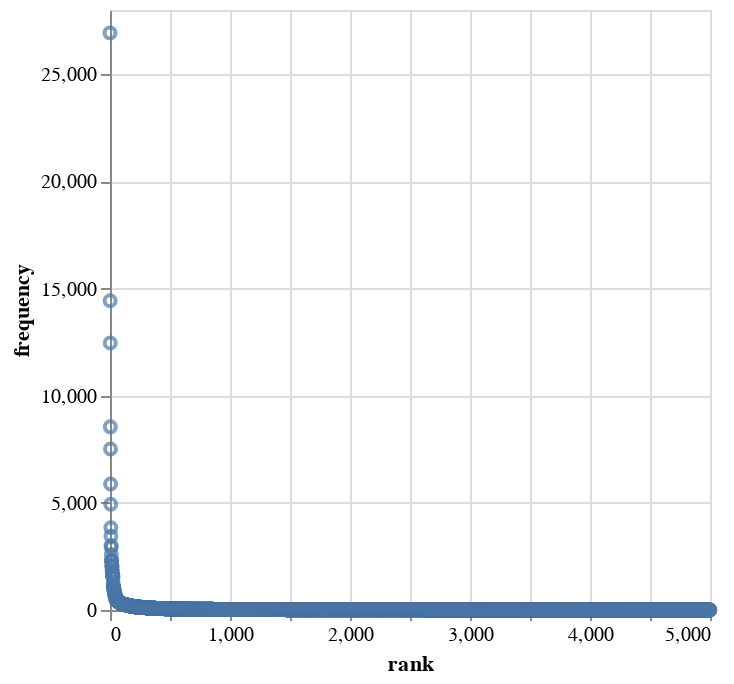

The code cell stored with this chart in its notebook:
### Code cell
import altair as alt

top_5000_words = counts.most_common(5000)

top_5000_words.sort(key=lambda x: x[1], reverse=True)

zipfs_df = pd.DataFrame([{'lemma': h, 'frequency': i, 'rank': idx} for idx, (h, i) in enumerate(top_5000_words)])

chart = alt.Chart(zipfs_df)

chart.mark_point().encode(x='rank', y='frequency')

### Figure 1 — Vega-Lite specification as saved in the notebook (floating-point values rounded to 4 significant figures; data arrays with more than 128 entries replaced by an {"elided": "..."} marker saying what was removed)
{"config": {"view": {"continuousWidth": 300, "continuousHeight": 300}}, "data": {"name": "data-7bf08687d8dd9209bcb6198d82d201ef"}, "mark": {"type": "point"}, "encoding": {"x": {"field": "rank", "type": "quantitative"}, "y": {"field": "frequency", "type": "quantitative"}}, "$schema": "https://vega.github.io/schema/vega-lite/v5.20.1.json", "datasets": {"data-7bf08687d8dd9209bcb6198d82d201ef": {"elided": "5000 records"}}}
